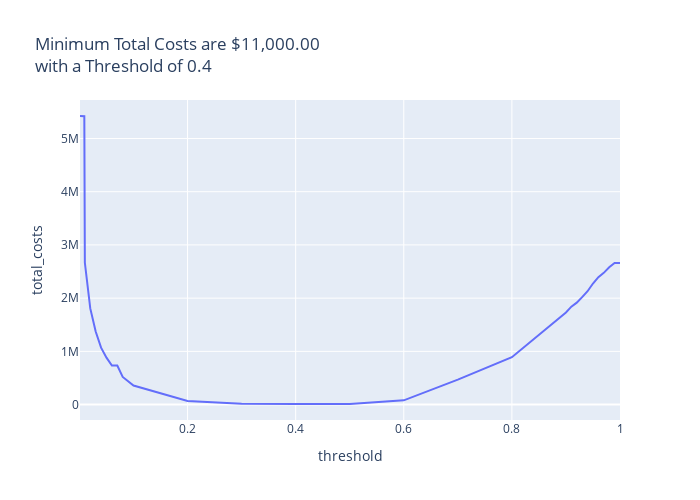

Write notebook code for a chart like this one.
### Code cell
plot_costs_by_threshold(costs_df)

### Figure 1 — Plotly figure (JSON) as saved in the notebook; plotly's stock layout.template omitted (floating-point values rounded to 4 significant figures)
{"data": [{"hovertemplate": "threshold=%{x}<br>total_costs=%{y}<extra></extra>", "legendgroup": "", "line": {"color": "#636efa", "dash": "solid"}, "marker": {"symbol": "circle"}, "mode": "lines", "name": "", "orientation": "v", "showlegend": false, "type": "scatter", "x": [0.001, 0.002, 0.003, 0.004, 0.005, 0.006, 0.007, 0.008, 0.009, 0.01, 0.02, 0.03, 0.04, 0.05, 0.06, 0.07, 0.08, 0.09, 0.1, 0.2, 0.3, 0.4, 0.5, 0.6, 0.7, 0.8, 0.9, 0.91, 0.92, 0.93, 0.94, 0.95, 0.96, 0.97, 0.98, 0.99, 0.99, 0.991, 0.992, 0.993, 0.994, 0.995, 0.996, 0.997, 0.998, 0.999, 0.9991, 0.9992, 0.9993, 0.9994, 0.9995, 0.9996, 0.9997, 0.9998, 0.9999, 1.0], "xaxis": "x", "y": [5422500, 5422500, 5422500, 5419500, 5418500, 5418500, 5418500, 5418500, 5418500, 2664500, 1807000, 1373000, 1069500, 881500, 734500, 734000, 520000, 439000, 358500, 66500, 13500, 11000, 11000, 80000, 470000, 890000, 1730000, 1840000, 1915000, 2020000, 2130000, 2275000, 2395000, 2475000, 2580000, 2660000, 2660000, 2660000, 2660000, 2660000, 2660000, 2660000, 2660000, 2660000, 2660000, 2660000, 2660000, 2660000, 2660000, 2660000, 2660000, 2660000, 2660000, 2660000, 2660000, 2660000], "yaxis": "y"}], "layout": {"height": 500, "legend": {"tracegroupgap": 0}, "title": {"text": "Minimum Total Costs are $11,000.00<br>with a Threshold of 0.4"}, "width": 700, "xaxis": {"anchor": "y", "domain": [0, 1], "title": {"text": "threshold"}}, "yaxis": {"anchor": "x", "domain": [0, 1], "title": {"text": "total_costs"}}}}
